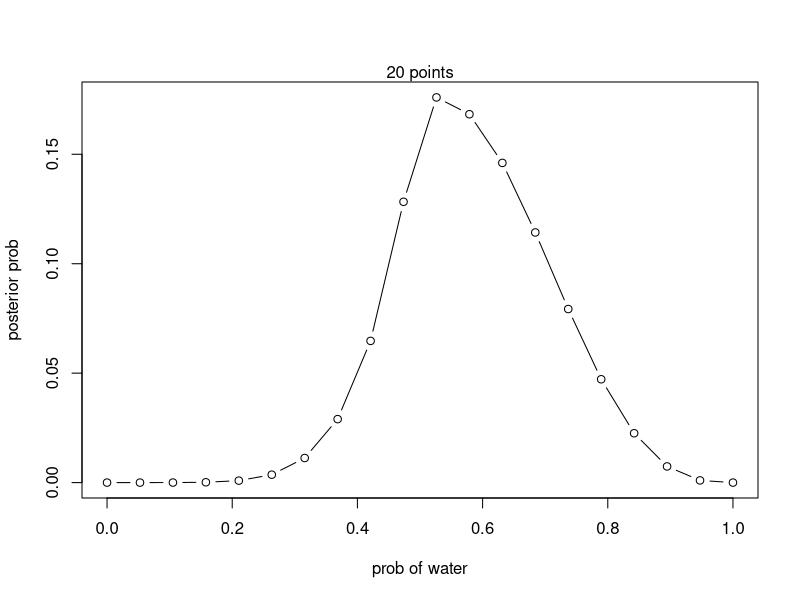

Recreate this plot in R.
# Ryan Gallagher
# 04.14.2025

# Exploring some of the code used in the second lecture


## The Probability of Proportion is our Posterior
### Proportions of Water on the globe from our example, that is

samples = c("W", "L", "W", "W", "W", "L", "W", "L", "W")
W = sum(samples == "W") # number of W observed
L = sum(samples == "L") # number of L observed
p = c(0, 0.25, 0.50, 0.75, 1) # Possible Proportions of L given a 4 sided globe
ways = sapply(p, function(q) (q*4)^W * ((1-q) * 4)^L) # This is our function, coded
prob = ways / sum(ways)
cbind(p,ways,prob) # We're simply counts the ways that the data can occur!

###
# Grid Approximation

# define grid
## Hypothetically, these are values for the proportion of water on the globe.
## This is the grid that we use instead of considering every possible value between 0 and 1.
## The more points we have on our grid, the better our approximation.
grid_points = 20
p_grid = seq(from=0, to=1, length.out=grid_points)

# define prior
## We are using the uniform prior, meaning we assign the same initial plausibility to every value of p in our grid.
## The value 1 is arbitrary here, what matters is that they're the same.
prior = rep(1,grid_points)

## Other priors
prior = ifelse( p_grid < 0.5, 0, 1)
prior = exp( -5*abs( p_grid - 0.5))

# compute likelihood at each value in grid
## This is the likelihood of observing our data for each possible proportion of water.
## dbinom() uses binomial probability mass function. This is appropriate here because
## each globe toss is a binary outcome (W or L), and we assume the tosses are independent
## with a constant prob of water.
likelihood = dbinom(6, size = 9, prob = p_grid)

# compute product of likelihood and prior
unstd.posterior = likelihood * prior

# standardize the posterior, so it sums to 1
posterior = unstd.posterior / sum(unstd.posterior)

plot( p_grid, posterior, type="b",
      xlab = "prob of water", ylab = "posterior prob")
mtext( "20 points" )
